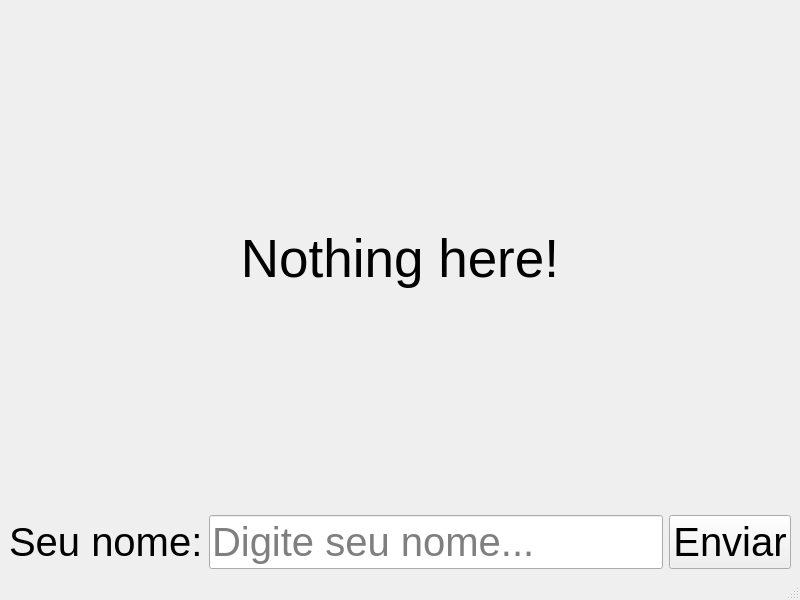
<?xml version="1.0" encoding="UTF-8"?>
<ui version="4.0">
 <class>MainWindow</class>
 <widget class="QMainWindow" name="MainWindow">
  <property name="geometry">
   <rect>
    <x>0</x>
    <y>0</y>
    <width>800</width>
    <height>600</height>
   </rect>
  </property>
  <property name="windowTitle">
   <string>MainWindow</string>
  </property>
  <widget class="QWidget" name="centralwidget">
   <layout class="QHBoxLayout" name="horizontalLayout">
    <item>
     <layout class="QGridLayout" name="gridLayout">
      <item row="0" column="0">
       <widget class="QLabel" name="labelResult">
        <property name="font">
         <font>
          <pointsize>40</pointsize>
         </font>
        </property>
        <property name="text">
         <string>Nothing here!</string>
        </property>
        <property name="alignment">
         <set>Qt::AlignCenter</set>
        </property>
       </widget>
      </item>
      <item row="1" column="0">
       <layout class="QGridLayout" name="gridLayout_2">
        <item row="0" column="1">
         <widget class="QLineEdit" name="lineName">
          <property name="font">
           <font>
            <pointsize>30</pointsize>
           </font>
          </property>
          <property name="placeholderText">
           <string>Digite seu nome...</string>
          </property>
         </widget>
        </item>
        <item row="0" column="0">
         <widget class="QLabel" name="labelName">
          <property name="font">
           <font>
            <pointsize>30</pointsize>
           </font>
          </property>
          <property name="text">
           <string>Seu nome:</string>
          </property>
         </widget>
        </item>
        <item row="0" column="2">
         <widget class="QPushButton" name="buttonSend">
          <property name="font">
           <font>
            <pointsize>30</pointsize>
           </font>
          </property>
          <property name="text">
           <string>Enviar</string>
          </property>
         </widget>
        </item>
       </layout>
      </item>
     </layout>
    </item>
   </layout>
  </widget>
  <widget class="QMenuBar" name="menubar">
   <property name="geometry">
    <rect>
     <x>0</x>
     <y>0</y>
     <width>800</width>
     <height>22</height>
    </rect>
   </property>
  </widget>
  <widget class="QStatusBar" name="statusbar"/>
 </widget>
 <resources/>
 <connections/>
</ui>
